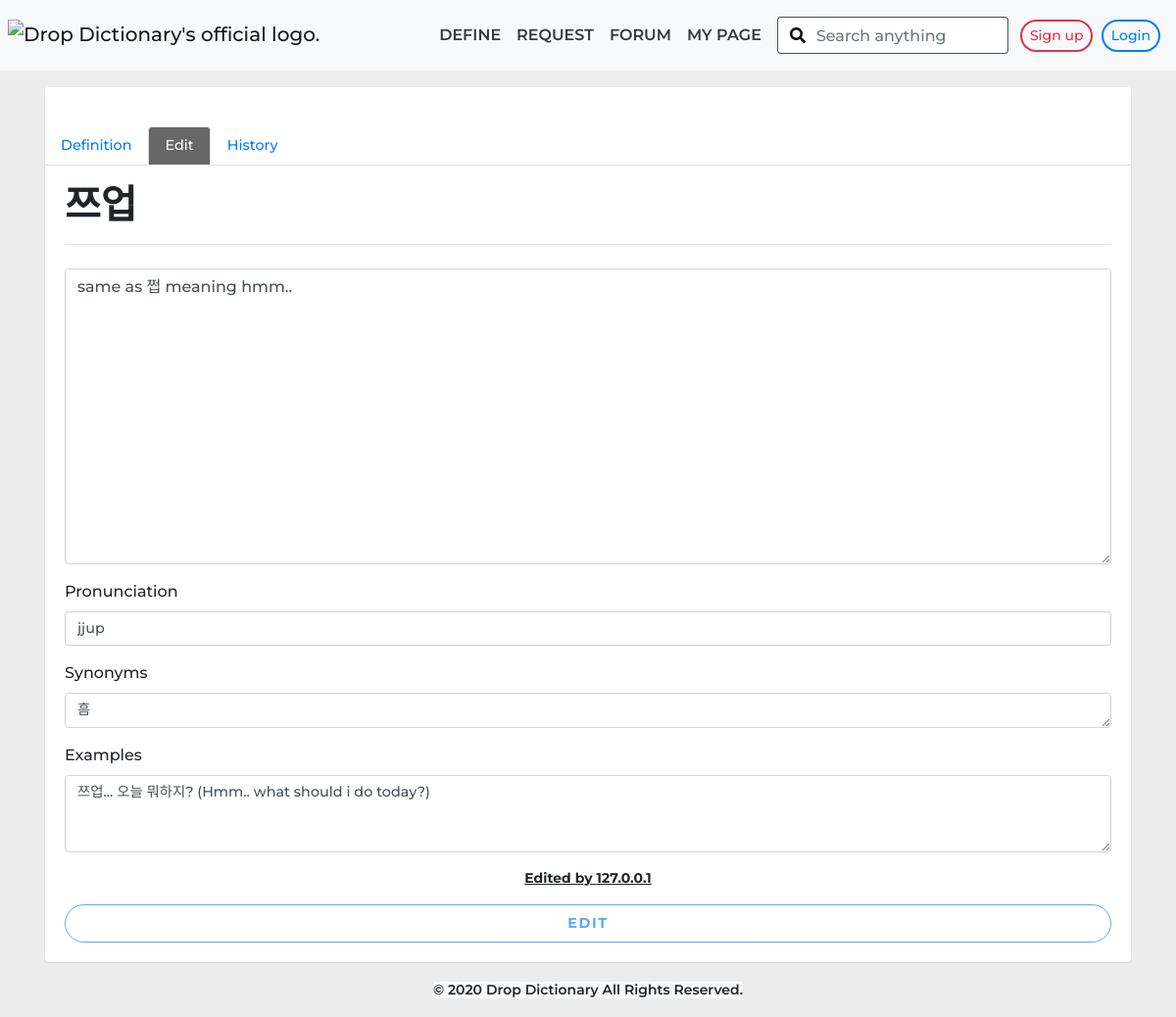
Page /edit.php?term=쯔업 on the committed database.
### tables this page shows
CREATE TABLE `definitions` (
  `id` int(11) NOT NULL,
  `word` varchar(200) NOT NULL,
  `pronunciation` varchar(500) DEFAULT NULL,
  `synonym` varchar(200) DEFAULT NULL,
  `definition` text NOT NULL,
  `example` varchar(200) DEFAULT NULL,
  `date` datetime NOT NULL,
  `hits` int(11) NOT NULL
);

### edit.php (the view, shortened to what this page needs)
<?php
include_once('ip.php');
$escaped_term = mysqli_real_escape_string($conn, $_GET['term']);
$sql = " SELECT * FROM definitions WHERE word = '{$escaped_term}' ";
$result = mysqli_query($conn, $sql);
$row = mysqli_fetch_array($result);
$filtered = array(
  'word' => htmlspecialchars($row['word']),
  'pronunciation' => htmlspecialchars($row['pronunciation']),
  'definition' => htmlspecialchars($row['definition']),
  'synonym' => htmlspecialchars($row['synonym']),
  'example' => htmlspecialchars($row['example'])
);
 ?>
<!DOCTYPE html>
<html lang="en">
<head>
  <link rel="stylesheet" href="https://cdnjs.cloudflare.com/ajax/libs/font-awesome/5.8.2/css/all.min.css">
  <link rel="stylesheet" href="css/bootstrap.css">
  <link rel="stylesheet" href="css/nav.css">
  <link rel="stylesheet" href="css/search-bar.css">
  <link rel="stylesheet" href="css/default.css">
  <link rel="stylesheet" href="css/page-designed.css">
</head>
<body>
<?php include_once('nav-bar-searchbar-included.php'); ?>
  <div class="container">
    <div class="row">
      <div class="col-12 px-3">
        <div class="card mt-3 box-shadow" style="border-top: none;">
          <div class="card">
            <div class="card-body">
            </div>
          </div>
          <div class="col-12 p-0 text-right">
            <ul class="nav nav-tabs" id="myTab" role="tablist">
              <li class="nav-item" style="margin-left: -1px;">
                <a class="nav-link font-90" href="definitions.php?term=<?=$filtered['word']?>" role="tab">Definition</a>
              </li>
              <li class="nav-item">
               <a class="nav-link active font-90" href="#home" role="tab" aria-controls="home" aria-selected="true" role="tab">Edit</a>
              </li>
              <li class="nav-item">
                <a class="nav-link font-90" href="history.php?term=<?=$filtered['word']?>" role="tab">History</a>
              </li>
            </ul>
          </div>
          <div class="card-body card-body-main pt-0">
        <form method="POST" action="edit_process.php" data-toggle="validator" role="form">
          <h1 class="mb-0 mt-3 font-w-700">
            <?=$filtered['word']?>
          </h1>
          <hr>
          <div class="form-group">
            <textarea class="form-control input mt-4 font-w-500" placeholder="Definition (required)" id="definition" name="definition" rows="12" data-required-error="Definition is required" required><?=$filtered['definition']?></textarea>
          </div>
          <p class="m-0 mb-2">Pronunciation</p>
          <div class="form-group">
            <input class="form-control input font-90 font-w-500" placeholder="Pronunciation" name="pronunciation" value="<?=$filtered['pronunciation']?>">
          </div>
          <p class="m-0 mb-2">Synonyms</p>
          <div class="form-group">
            <textarea class="form-control input font-90 font-w-500" placeholder="Synonym" name="synonym" rows="1"><?=$filtered['synonym']?></textarea>
          </div>
          <p class="m-0 mb-2">Examples</p>
          <div class="form-group">
            <textarea class="form-control input font-90 font-w-500" placeholder="Example" name="example" rows="3"><?=$filtered['example']?></textarea>
          </div>
          <p class="text-center small font-w-700 underline mt-3">Edited by
            <?php
             if(isset($_SESSION['username'])){
               echo htmlspecialchars($_SESSION['username']);
             }
             else if(isset($_SESSION['ip'])){
               echo htmlspecialchars($_SESSION['ip']);
             }
             ?>
          </p>
          <input class="btn btn-outline-primary btn-block btn-designed p-2" id="submit" type="submit" value="Edit" disabled onclick="alert('successfully edited.');"></input>
        </form>
          </div>
        </div>
      </div>
    </div>
  </div>
<?php include_once('footer.php'); ?>
</body>
</html>

### default.css (style rules this page uses)
* { font-family:'Montserrat','Noto Sans KR',sans-serif;font-weight:500 }
.font-90 { font-size:90%!important }
.font-w-500 { font-weight:500!important }
.font-w-700 { font-weight:700!important }
ul { list-style:none }
.box-shadow { box-shadow:0 1px 2px 0 rgba(0,0,0,.1)!important }
.btn-designed { font-size:90%;border-radius:5rem!important;letter-spacing:.1rem!important;font-weight:700!important;padding:1rem;transition:all .2s!important;text-transform:uppercase }

### page-designed.css (style rules this page uses)
body { background-color: #ececec !important; }
.box-shadow { box-shadow: 0 1px 2px 0 rgba(0,0,0,.1) !important; }
.card { border: none !important; }
.card-body-main { border-top: none !important; }
.nav-link.active { color: white !important; background-color: #676767 !important; }

### edit.php (style rules this page uses)
.underline { text-decoration: underline; }

### rows in the picture
definitions: word "쯔업", definition "same as 쩝 meaning hmm..", pronunciation "jjup", synonym "흠", example "쯔업... 오늘 뭐하지? (Hmm.. what should i do today?)"

### other values in the picture
$_SESSION['ip'] "127.0.0.1"
